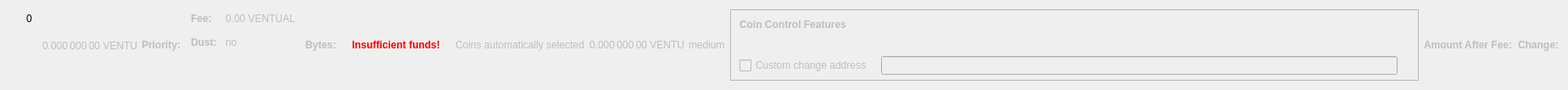
    <widget class="QWidget" name="dummyHideWidget" native="true">
     <property name="maximumSize">
      <size>
       <width>100</width>
       <height>22</height>
      </size>
     </property>
     <layout class="QHBoxLayout" name="dummyHideLayout">
      <item>
       <layout class="QFormLayout" name="formLayoutCoinControl1">
        <property name="horizontalSpacing">
         <number>10</number>
        </property>
        <property name="verticalSpacing">
         <number>14</number>
        </property>
        <property name="leftMargin">
         <number>10</number>
        </property>
        <property name="topMargin">
         <number>4</number>
        </property>
        <property name="rightMargin">
         <number>6</number>
        </property>
        <item row="0" column="1">
         <widget class="QLabel" name="labelCoinControlBytes">
          <property name="cursor">
           <cursorShape>IBeamCursor</cursorShape>
          </property>
          <property name="contextMenuPolicy">
           <enum>Qt::ActionsContextMenu</enum>
          </property>
          <property name="text">
           <string notr="true">0</string>
          </property>
          <property name="textInteractionFlags">
           <set>Qt::LinksAccessibleByMouse|Qt::TextSelectableByKeyboard|Qt::TextSelectableByMouse</set>
          </property>
         </widget>
        </item>
       </layout>
      </item>
      <item>
       <widget class="QLabel" name="labelCoinControlAfterFee">
        <property name="enabled">
         <bool>false</bool>
        </property>
        <property name="sizePolicy">
         <sizepolicy hsizetype="Fixed" vsizetype="Fixed">
          <horstretch>0</horstretch>
          <verstretch>0</verstretch>
         </sizepolicy>
        </property>
        <property name="minimumSize">
         <size>
          <width>111</width>
          <height>12</height>
         </size>
        </property>
        <property name="maximumSize">
         <size>
          <width>111</width>
          <height>12</height>
         </size>
        </property>
        <property name="cursor">
         <cursorShape>IBeamCursor</cursorShape>
        </property>
        <property name="contextMenuPolicy">
         <enum>Qt::ActionsContextMenu</enum>
        </property>
        <property name="text">
         <string notr="true">0.000 000 00 VENTUAL</string>
        </property>
        <property name="textInteractionFlags">
         <set>Qt::LinksAccessibleByMouse|Qt::TextSelectableByKeyboard|Qt::TextSelectableByMouse</set>
        </property>
       </widget>
      </item>
      <item>
       <widget class="QLabel" name="labelCoinControlPriorityText">
        <property name="enabled">
         <bool>false</bool>
        </property>
        <property name="font">
         <font>
          <weight>75</weight>
          <bold>true</bold>
         </font>
        </property>
        <property name="text">
         <string>Priority:</string>
        </property>
       </widget>
      </item>
      <item>
       <layout class="QHBoxLayout" name="horizontalLayout"/>
      </item>
      <item>
       <layout class="QFormLayout" name="formLayoutCoinControl3">
        <property name="horizontalSpacing">
         <number>10</number>
        </property>
        <property name="verticalSpacing">
         <number>14</number>
        </property>
        <property name="leftMargin">
         <number>6</number>
        </property>
        <property name="topMargin">
         <number>4</number>
        </property>
        <property name="rightMargin">
         <number>6</number>
        </property>
        <item row="0" column="0">
         <widget class="QLabel" name="labelCoinControlFeeText">
          <property name="enabled">
           <bool>false</bool>
          </property>
          <property name="font">
           <font>
            <weight>75</weight>
            <bold>true</bold>
           </font>
          </property>
          <property name="text">
           <string>Fee:</string>
          </property>
          <property name="margin">
           <number>0</number>
          </property>
         </widget>
        </item>
        <item row="0" column="1">
         <widget class="QLabel" name="labelCoinControlFee">
          <property name="enabled">
           <bool>false</bool>
          </property>
          <property name="cursor">
           <cursorShape>IBeamCursor</cursorShape>
          </property>
          <property name="contextMenuPolicy">
           <enum>Qt::ActionsContextMenu</enum>
          </property>
          <property name="text">
           <string notr="true">0.00 VENTUAL</string>
          </property>
          <property name="textInteractionFlags">
           <set>Qt::LinksAccessibleByMouse|Qt::TextSelectableByKeyboard|Qt::TextSelectableByMouse</set>
          </property>
         </widget>
        </item>
        <item row="1" column="0">
         <widget class="QLabel" name="labelCoinControlLowOutputText">
          <property name="enabled">
           <bool>false</bool>
          </property>
          <property name="font">
           <font>
            <weight>75</weight>
            <bold>true</bold>
           </font>
          </property>
          <property name="text">
           <string>Dust:</string>
          </property>
         </widget>
        </item>
        <item row="1" column="1">
         <widget class="QLabel" name="labelCoinControlLowOutput">
          <property name="enabled">
           <bool>false</bool>
          </property>
          <property name="cursor">
           <cursorShape>IBeamCursor</cursorShape>
          </property>
          <property name="contextMenuPolicy">
           <enum>Qt::ActionsContextMenu</enum>
          </property>
          <property name="text">
           <string>no</string>
          </property>
          <property name="textInteractionFlags">
           <set>Qt::LinksAccessibleByMouse|Qt::TextSelectableByKeyboard|Qt::TextSelectableByMouse</set>
          </property>
         </widget>
        </item>
       </layout>
      </item>
      <item>
       <widget class="QLabel" name="labelCoinControlBytesText">
        <property name="enabled">
         <bool>false</bool>
        </property>
        <property name="font">
         <font>
          <weight>75</weight>
          <bold>true</bold>
         </font>
        </property>
        <property name="text">
         <string>Bytes:</string>
        </property>
       </widget>
      </item>
      <item>
       <layout class="QFormLayout" name="formLayoutCoinControl2">
        <property name="horizontalSpacing">
         <number>10</number>
        </property>
        <property name="verticalSpacing">
         <number>14</number>
        </property>
        <property name="leftMargin">
         <number>6</number>
        </property>
        <property name="topMargin">
         <number>4</number>
        </property>
        <property name="rightMargin">
         <number>6</number>
        </property>
       </layout>
      </item>
      <item>
       <layout class="QHBoxLayout" name="horizontalLayoutCoinControl2">
        <property name="spacing">
         <number>8</number>
        </property>
        <property name="bottomMargin">
         <number>10</number>
        </property>
       </layout>
      </item>
      <item>
       <widget class="QLabel" name="labelCoinControlInsuffFunds">
        <property name="enabled">
         <bool>false</bool>
        </property>
        <property name="minimumSize">
         <size>
          <width>0</width>
          <height>0</height>
         </size>
        </property>
        <property name="font">
         <font>
          <weight>75</weight>
          <bold>true</bold>
         </font>
        </property>
        <property name="styleSheet">
         <string notr="true">color:red;font-weight:bold;</string>
        </property>
        <property name="text">
         <string>Insufficient funds!</string>
        </property>
        <property name="margin">
         <number>5</number>
        </property>
       </widget>
      </item>
      <item>
       <layout class="QFormLayout" name="formLayoutCoinControl4">
        <property name="horizontalSpacing">
         <number>10</number>
        </property>
        <property name="verticalSpacing">
         <number>14</number>
        </property>
        <property name="leftMargin">
         <number>6</number>
        </property>
        <property name="topMargin">
         <number>4</number>
        </property>
        <property name="rightMargin">
         <number>6</number>
        </property>
       </layout>
      </item>
      <item>
       <widget class="QLabel" name="labelCoinControlAutomaticallySelected">
        <property name="enabled">
         <bool>false</bool>
        </property>
        <property name="sizePolicy">
         <sizepolicy hsizetype="Fixed" vsizetype="Fixed">
          <horstretch>0</horstretch>
          <verstretch>0</verstretch>
         </sizepolicy>
        </property>
        <property name="minimumSize">
         <size>
          <width>0</width>
          <height>0</height>
         </size>
        </property>
        <property name="maximumSize">
         <size>
          <width>240</width>
          <height>16777215</height>
         </size>
        </property>
        <property name="text">
         <string>Coins automatically selected</string>
        </property>
        <property name="margin">
         <number>5</number>
        </property>
       </widget>
      </item>
      <item>
       <widget class="QLabel" name="labelCoinControlChange">
        <property name="enabled">
         <bool>false</bool>
        </property>
        <property name="sizePolicy">
         <sizepolicy hsizetype="Fixed" vsizetype="Fixed">
          <horstretch>0</horstretch>
          <verstretch>0</verstretch>
         </sizepolicy>
        </property>
        <property name="minimumSize">
         <size>
          <width>111</width>
          <height>0</height>
         </size>
        </property>
        <property name="maximumSize">
         <size>
          <width>111</width>
          <height>16777215</height>
         </size>
        </property>
        <property name="cursor">
         <cursorShape>IBeamCursor</cursorShape>
        </property>
        <property name="contextMenuPolicy">
         <enum>Qt::ActionsContextMenu</enum>
        </property>
        <property name="text">
         <string notr="true">0.000 000 00 VENTUAL</string>
        </property>
        <property name="textInteractionFlags">
         <set>Qt::LinksAccessibleByMouse|Qt::TextSelectableByKeyboard|Qt::TextSelectableByMouse</set>
        </property>
       </widget>
      </item>
      <item>
       <widget class="QLabel" name="labelCoinControlPriority">
        <property name="enabled">
         <bool>false</bool>
        </property>
        <property name="cursor">
         <cursorShape>IBeamCursor</cursorShape>
        </property>
        <property name="contextMenuPolicy">
         <enum>Qt::ActionsContextMenu</enum>
        </property>
        <property name="text">
         <string>medium</string>
        </property>
        <property name="textInteractionFlags">
         <set>Qt::LinksAccessibleByMouse|Qt::TextSelectableByKeyboard|Qt::TextSelectableByMouse</set>
        </property>
       </widget>
      </item>
      <item>
       <widget class="QFrame" name="frameCoinControl">
        <property name="sizePolicy">
         <sizepolicy hsizetype="Expanding" vsizetype="Expanding">
          <horstretch>0</horstretch>
          <verstretch>0</verstretch>
         </sizepolicy>
        </property>
        <property name="maximumSize">
         <size>
          <width>16777215</width>
          <height>16777215</height>
         </size>
        </property>
        <property name="frameShape">
         <enum>QFrame::StyledPanel</enum>
        </property>
        <property name="frameShadow">
         <enum>QFrame::Sunken</enum>
        </property>
        <layout class="QVBoxLayout" name="verticalLayoutCoinControl2_2">
         <property name="spacing">
          <number>0</number>
         </property>
         <property name="leftMargin">
          <number>0</number>
         </property>
         <property name="topMargin">
          <number>0</number>
         </property>
         <property name="rightMargin">
          <number>0</number>
         </property>
         <property name="bottomMargin">
          <number>6</number>
         </property>
         <item>
          <layout class="QVBoxLayout" name="verticalLayoutCoinControl" stretch="0,0,0,1">
           <property name="spacing">
            <number>0</number>
           </property>
           <property name="leftMargin">
            <number>10</number>
           </property>
           <property name="topMargin">
            <number>10</number>
           </property>
           <item>
            <layout class="QHBoxLayout" name="horizontalLayoutCoinControl1">
             <property name="bottomMargin">
              <number>15</number>
             </property>
             <item>
              <widget class="QLabel" name="labelCoinControlFeatures">
               <property name="enabled">
                <bool>false</bool>
               </property>
               <property name="sizePolicy">
                <sizepolicy hsizetype="Preferred" vsizetype="Maximum">
                 <horstretch>0</horstretch>
                 <verstretch>0</verstretch>
                </sizepolicy>
               </property>
               <property name="font">
                <font>
                 <weight>75</weight>
                 <bold>true</bold>
                </font>
               </property>
               <property name="styleSheet">
                <string notr="true">font-weight:bold;</string>
               </property>
               <property name="text">
                <string>Coin Control Features</string>
               </property>
              </widget>
             </item>
            </layout>
           </item>
           <item>
            <widget class="QWidget" name="widgetCoinControl" native="true">
             <property name="sizePolicy">
              <sizepolicy hsizetype="Preferred" vsizetype="Preferred">
               <horstretch>0</horstretch>
               <verstretch>0</verstretch>
              </sizepolicy>
             </property>
             <property name="minimumSize">
              <size>
               <width>0</width>
               <height>0</height>
              </size>
             </property>
             <property name="styleSheet">
              <string notr="true"/>
             </property>
             <layout class="QHBoxLayout" name="horizontalLayoutCoinControl5_2">
              <property name="leftMargin">
               <number>0</number>
              </property>
              <property name="topMargin">
               <number>0</number>
              </property>
              <property name="rightMargin">
               <number>0</number>
              </property>
              <property name="bottomMargin">
               <number>0</number>
              </property>
              <item>
               <layout class="QHBoxLayout" name="horizontalLayoutCoinControl3">
                <property name="spacing">
                 <number>20</number>
                </property>
                <property name="topMargin">
                 <number>0</number>
                </property>
                <property name="bottomMargin">
                 <number>10</number>
                </property>
               </layout>
              </item>
             </layout>
            </widget>
           </item>
           <item>
            <layout class="QHBoxLayout" name="horizontalLayoutCoinControl4" stretch="0,0,0">
             <property name="spacing">
              <number>12</number>
             </property>
             <property name="sizeConstraint">
              <enum>QLayout::SetDefaultConstraint</enum>
             </property>
             <property name="topMargin">
              <number>5</number>
             </property>
             <property name="rightMargin">
              <number>5</number>
             </property>
             <item>
              <widget class="QCheckBox" name="checkBoxCoinControlChange">
               <property name="enabled">
                <bool>false</bool>
               </property>
               <property name="toolTip">
                <string>If this is activated, but the change address is empty or invalid, change will be sent to a newly generated address.</string>
               </property>
               <property name="text">
                <string>Custom change address</string>
               </property>
              </widget>
             </item>
             <item>
              <widget class="QValidatedLineEdit" name="lineEditCoinControlChange">
               <property name="enabled">
                <bool>false</bool>
               </property>
               <property name="sizePolicy">
                <sizepolicy hsizetype="Expanding" vsizetype="Fixed">
                 <horstretch>0</horstretch>
                 <verstretch>0</verstretch>
                </sizepolicy>
               </property>
              </widget>
             </item>
             <item>
              <widget class="QLabel" name="labelCoinControlChangeLabel_2">
               <property name="sizePolicy">
                <sizepolicy hsizetype="Preferred" vsizetype="Expanding">
                 <horstretch>0</horstretch>
                 <verstretch>0</verstretch>
                </sizepolicy>
               </property>
               <property name="minimumSize">
                <size>
                 <width>0</width>
                 <height>0</height>
                </size>
               </property>
               <property name="text">
                <string/>
               </property>
               <property name="margin">
                <number>3</number>
               </property>
              </widget>
             </item>
            </layout>
           </item>
           <item>
            <spacer name="verticalSpacerCoinControl">
             <property name="orientation">
              <enum>Qt::Vertical</enum>
             </property>
             <property name="sizeHint" stdset="0">
              <size>
               <width>800</width>
               <height>1</height>
              </size>
             </property>
            </spacer>
           </item>
          </layout>
         </item>
        </layout>
       </widget>
      </item>
      <item>
       <widget class="QLabel" name="labelCoinControlAfterFeeText">
        <property name="enabled">
         <bool>false</bool>
        </property>
        <property name="minimumSize">
         <size>
          <width>0</width>
          <height>0</height>
         </size>
        </property>
        <property name="maximumSize">
         <size>
          <width>16777215</width>
          <height>16777215</height>
         </size>
        </property>
        <property name="font">
         <font>
          <weight>75</weight>
          <bold>true</bold>
         </font>
        </property>
        <property name="text">
         <string>Amount After Fee:</string>
        </property>
        <property name="alignment">
         <set>Qt::AlignLeading|Qt::AlignLeft|Qt::AlignVCenter</set>
        </property>
        <property name="margin">
         <number>0</number>
        </property>
       </widget>
      </item>
      <item>
       <widget class="QLabel" name="labelCoinControlChangeText">
        <property name="enabled">
         <bool>false</bool>
        </property>
        <property name="sizePolicy">
         <sizepolicy hsizetype="Preferred" vsizetype="Preferred">
          <horstretch>0</horstretch>
          <verstretch>0</verstretch>
         </sizepolicy>
        </property>
        <property name="minimumSize">
         <size>
          <width>0</width>
          <height>0</height>
         </size>
        </property>
        <property name="maximumSize">
         <size>
          <width>16777215</width>
          <height>16777215</height>
         </size>
        </property>
        <property name="font">
         <font>
          <weight>75</weight>
          <bold>true</bold>
         </font>
        </property>
        <property name="text">
         <string>Change:</string>
        </property>
        <property name="alignment">
         <set>Qt::AlignLeading|Qt::AlignLeft|Qt::AlignVCenter</set>
        </property>
       </widget>
      </item>
     </layout>
    </widget>
